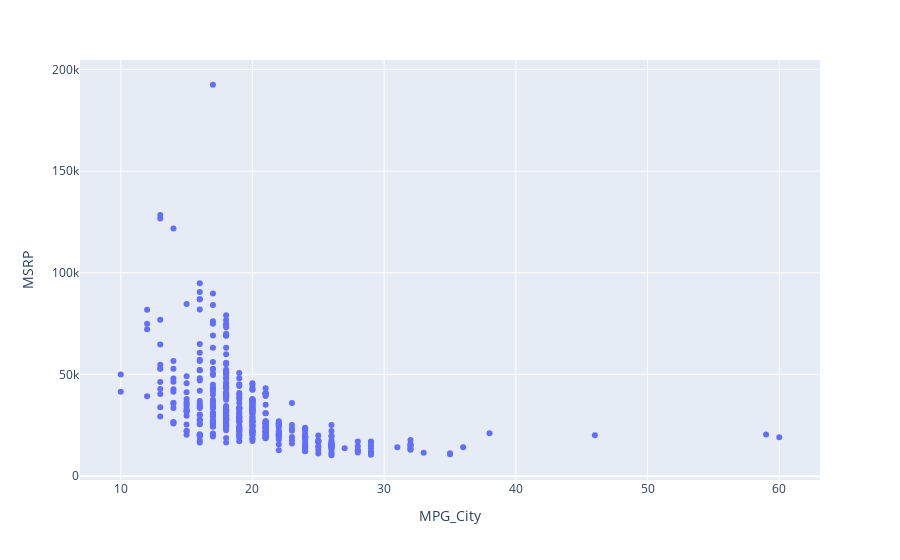

Here is the notebook cell this chart was saved with:
### Markdown cell above
3.2.2 Variables numéricas vas a crear un scatter plot.Explique cómo
interpreta el gráfico

### Code cell
px.scatter(df,x="MPG_City", y="MSRP")

### Figure 1 — Plotly figure (JSON) as saved in the notebook; plotly's stock layout.template omitted (floating-point values rounded to 4 significant figures; data arrays with more than 128 entries replaced by an {"elided": "..."} marker saying what was removed)
{"data": [{"hovertemplate": "MPG_City=%{x}<br>MSRP=%{y}<extra></extra>", "legendgroup": "", "marker": {"color": "#636efa", "symbol": "circle"}, "mode": "markers", "name": "", "orientation": "v", "showlegend": false, "type": "scatter", "x": {"elided": "428 int values"}, "xaxis": "x", "y": {"elided": "428 int values"}, "yaxis": "y"}], "layout": {"autosize": true, "legend": {"tracegroupgap": 0}, "margin": {"t": 60}, "xaxis": {"anchor": "y", "autorange": true, "domain": [0, 1], "range": [6.975, 63.03], "title": {"text": "MPG_City"}, "type": "linear"}, "yaxis": {"anchor": "x", "autorange": true, "domain": [0, 1], "range": [-3826.0, 206600.0], "title": {"text": "MSRP"}, "type": "linear"}}}
